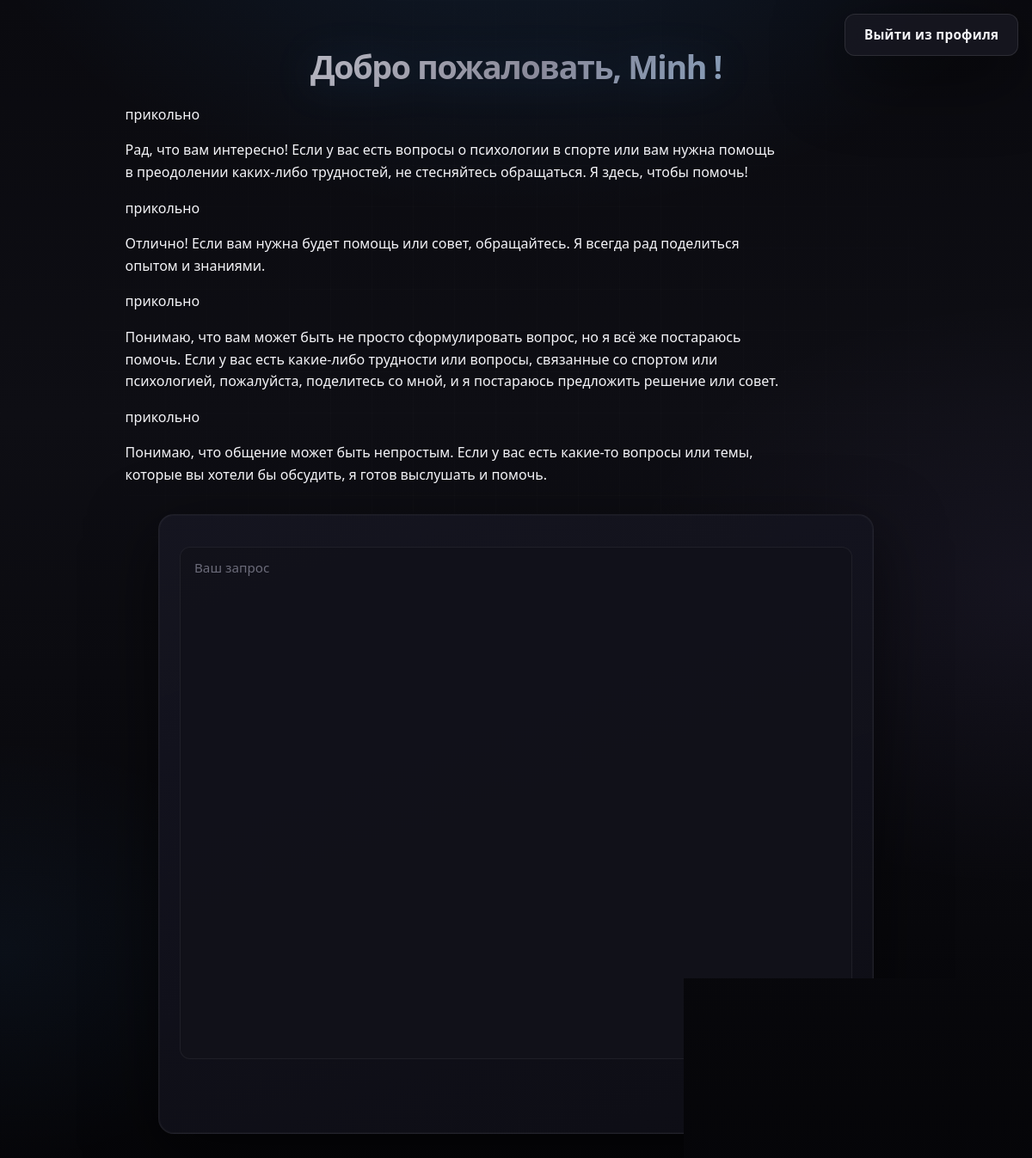
The app's page /autorization (signed in) with its own data.
### tables this page shows
CREATE TABLE data(
                id INTEGER PRIMARY KEY AUTOINCREMENT, 
                login TEXT,
                role TEXT,
                answer TEXT
                );

### app/__init__.py (the view)
    @app.route('/autorization', methods=['GET','POST'])
    def autorization():
        if request.method == 'POST':
            login = request.form['login']
            password = request.form['password']
            hash = get_hash(login)
            if hash != None and check_password(password, hash):
                session['login'] = login
                info = load_messages(login)
                return render_template('page.html', name=get_name(login), info=info)
            else:
                return render_template('errors.html', problem = 'Логин и пароль не нашлись')
        else:
            if 'login' in session:
                return render_template('page.html', name=get_name(session['login']), info=load_messages(session['login']))
            else:
                return 'У вас нет доступа, авторизуйтесь'

### app/ai.py (called while the page is built)
def load_history(login):
    history = memory.copy()
    history.extend(get_data(login))
    return history

def load_messages(login):
    history = load_history(login)
    history.pop(0)
    return history

### database/logic_db.py (called while the page is built)
def get_data(login):
    con = sqlite3.connect('users.db')
    cur = con.cursor()
    result = cur.execute('''SELECT role, answer FROM data where login = ?''', (login,)).fetchall()
    if result is None:
        return 'Ошибочка'
    ls = []
    for role, answer in result:
        ls.append({'role': role, 'text': answer})
    return ls

def get_name(login):
    con = sqlite3.connect('users.db')
    cur = con.cursor()
    result = cur.execute('''SELECT name FROM users where login = ?''', (login,)).fetchone()
    if result is None:
        return 'Ошибочка'
    return result[0]

### app/templates/page.html (shortened to what this page needs)
<!DOCTYPE html>
<html lang="en">
<head>
    <link rel="stylesheet" href="{{url_for('static', filename = 'style.css')}}">
</head>
<body>
    <h1>Добро пожаловать, {{name}}!</h1>
    <form action="/exit" method="post">
        <button type="submit">Выйти из профиля</button>
    </form>
    <div class = 'res'>
        {% for text in info %}
        <p>{{ text.text }}</p>
        {% endfor %}
    </div>
    <form action="/response" method="post">
        <textarea name="responsible" id="responsible" placeholder="Ваш запрос" rows="25"></textarea>
        <button type="submit">Отправить</button>
    </form>
</body>
</html>

### app/static/style.css (style rules this page uses)
*, *::before, *::after { box-sizing: border-box; margin: 0; }
:root { --bg-void: #050508; --bg-deep: #0a0a0f; --bg: #0e0e14; --bg-elevated: rgba(18, 18, 26, 0.85); --surface: rgba(28, 28, 40, 0.55); --surface-solid: #16161f; --border: rgba(255, 255, 255, 0.06); --border-glow: rgba(120, 200, 255, 0.22); --text: #f4f4f8; --text-muted: #8a8a9a; --accent: #3d9eff; --accent-bright: #7ec8ff; --accent-dim: rgba(61, 158, 255, 0.12); --accent-glow: rgba(61, 158, 255, 0.35); --violet: #a78bfa; --radius: 18px; --radius-sm: 12px; --shadow-lg: 0 24px 80px rgba(0, 0, 0, 0.55); --shadow-glow: 0 0 60px rgba(61, 158, 255, 0.08); --font: "Segoe UI", system-ui, -apple-system, BlinkMacSystemFont, sans-serif; --ease-out: cubic-bezier(0.22, 1, 0.36, 1); }
body { position: relative; font-family: var(--font); color: var(--text); min-height: 100vh; line-height: 1.6; -webkit-font-smoothing: antialiased; padding: 0 clamp(1rem, 4vw, 2rem) clamp(2rem, 6vw, 4rem); isolation: isolate; background-color: var(--bg-void); background-image: radial-gradient(ellipse 100% 60% at 50% -15%, rgba(61, 158, 255, 0.14), transparent 55%), radial-gradient(ellipse 80% 50% at 100% 50%, rgba(167, 139, 250, 0.06), transparent 50%), radial-gradient(ellipse 60% 40% at 0% 80%, rgba(61, 158, 255, 0.05), transparent 45%), linear-gradient(180deg, var(--bg-deep) 0%, var(--bg) 35%, var(--bg-void) 100%); }
body::before { content: ""; position: fixed; inset: 0; z-index: -1; pointer-events: none; background-image: linear-gradient(rgba(255, 255, 255, 0.02) 1px, transparent 1px), linear-gradient(90deg, rgba(255, 255, 255, 0.02) 1px, transparent 1px); background-size: 48px 48px; mask-image: radial-gradient(ellipse 90% 70% at 50% 30%, black 20%, transparent 70%); opacity: 0.7; }
h1 { text-align: center; padding-top: clamp(1.75rem, 6vw, 3.5rem); padding-bottom: 0.35rem; font-size: clamp(1.65rem, 4.5vw, 2.35rem); font-weight: 800; letter-spacing: -0.035em; line-height: 1.15; background: linear-gradient(135deg, var(--text) 0%, var(--text-muted) 45%, var(--accent-bright) 100%); background-size: 120% 120%; -webkit-background-clip: text; background-clip: text; color: transparent; filter: drop-shadow(0 2px 24px rgba(61, 158, 255, 0.15)); }
p { color: var(--text); margin-left: 0; margin-top: 1rem; max-width: 48rem; }
form { display: flex; flex-direction: column; gap: 0.9rem; align-items: stretch; max-width: 22rem; margin: 1.5rem auto 0; padding: 0; }
form[action="/exit"] { position: fixed; top: 1rem; right: 1rem; z-index: 100; max-width: none; margin: 0; flex-direction: row; justify-content: flex-end; align-items: center; }
form[action="/response"] { max-width: min(52rem, 100%); margin-top: 2rem; padding: 1.35rem 1.5rem 1.5rem; border-radius: var(--radius); background: linear-gradient(160deg, rgba(22, 22, 34, 0.9) 0%, rgba(14, 14, 22, 0.95) 100%); border: 1px solid var(--border); box-shadow: var(--shadow-lg), 0 0 0 1px rgba(255, 255, 255, 0.03) inset; gap: 1rem; }
input[type="text"], input[type="password"], input[type="email"], textarea { width: 100%; padding: 0.75rem 1rem; font: inherit; font-size: 0.95rem; line-height: 1.5; color: var(--text); background: var(--bg-elevated); border: 1px solid var(--border); border-radius: var(--radius-sm); transition: border-color 0.2s var(--ease-out), box-shadow 0.2s var(--ease-out), background 0.2s var(--ease-out); }
textarea { min-height: 12rem; resize: vertical; font-family: inherit; }
input::placeholder, textarea::placeholder { color: var(--text-muted); opacity: 0.75; }
button { display: inline-flex; align-items: center; justify-content: center; gap: 0.4rem; padding: 0.7rem 1.35rem; font: inherit; font-size: 0.95rem; font-weight: 650; letter-spacing: 0.02em; color: var(--bg-void); background: linear-gradient(145deg, var(--accent-bright) 0%, var(--accent) 45%, #2563eb 100%); border: none; border-radius: var(--radius-sm); cursor: pointer; box-shadow: 0 2px 12px rgba(0, 0, 0, 0.35), 0 0 0 1px rgba(255, 255, 255, 0.12) inset; transition: transform 0.15s var(--ease-out), box-shadow 0.2s var(--ease-out), filter 0.2s var(--ease-out); }
form[action="/exit"] button { color: var(--text); background: rgba(24, 24, 34, 0.85); backdrop-filter: blur(12px); -webkit-backdrop-filter: blur(12px); border: 1px solid rgba(255, 255, 255, 0.1); box-shadow: var(--shadow-lg); font-weight: 550; }
form[action="/response"] button { align-self: flex-end; min-width: 10rem; }
.res { padding-left: 10%; padding-right: 10%; }

### records on screen
data: text "прикольно"
data: text "Рад, что вам интересно! Если у вас есть вопросы о психологии в спорте или вам нужна помощь в преодолении каких-либо трудностей, не стесняйтесь обращаться. Я здесь, чтобы помочь!"
data: text "прикольно"
data: text "Отлично! Если вам нужна будет помощь или совет, обращайтесь. Я всегда рад поделиться опытом и знаниями."
data: text "прикольно"
data: text "Понимаю, что вам может быть не просто сформулировать вопрос, но я всё же постараюсь помочь. Если у вас есть какие-либо трудности или вопросы, связанные со спортом или психологией, пожалуйста, поделитесь со мной, и я постараюсь предложить решение или совет."
data: text "прикольно"
data: text "Понимаю, что общение может быть непростым. Если у вас есть какие-то вопросы или темы, которые вы хотели бы обсудить, я готов выслушать и помочь."
